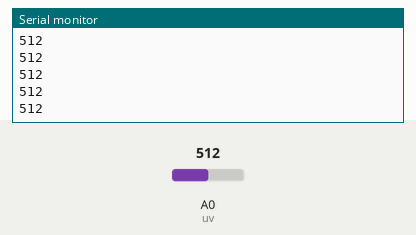
The sketch below on a simulated Arduino Uno, built with avr-gcc and run on an emulated ATmega328P. Parts: the last lines printed to the serial monitor. The inputs (shaded band) are chosen by the test bench; at power-on: A0 (uv) = 512.

Above: at 1.2 s.
1.3 s: A0 (uv) set to 716
At 2.4 s:
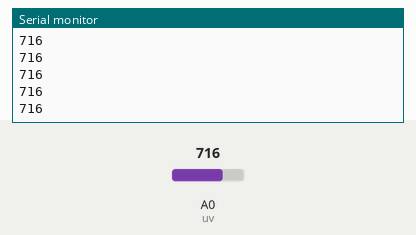
2.8 s: A0 (uv) set to 900
At 3.6 s:
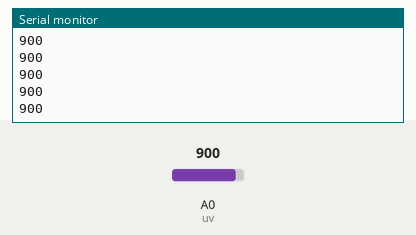
Timing chart, 0 to 5.8 s (numbered marks = the images above; inputs shaded):
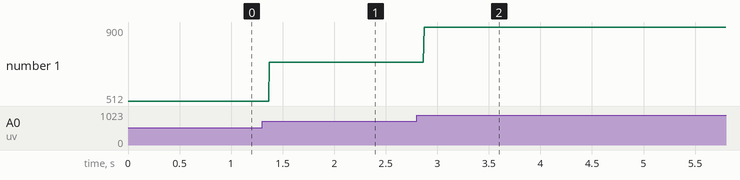

The sketch:

uv.ino
```cpp
int uv = A0;
int val_uv=0;

void setup() {
  Serial.begin(9600);

}

void loop() {
  val_uv = analogRead(uv);
  Serial.println(val_uv);
}
```

Measured:
- after the input at 1.3 s, the serial monitor: prints a new line after 0.07 s (image 1)
- after the input at 2.8 s, the serial monitor: prints a new line after 0.07 s (image 2)
- plotted number 1: 512 → 716 after the input at 1.3 s, 716 → 900 after the input at 2.8 s
